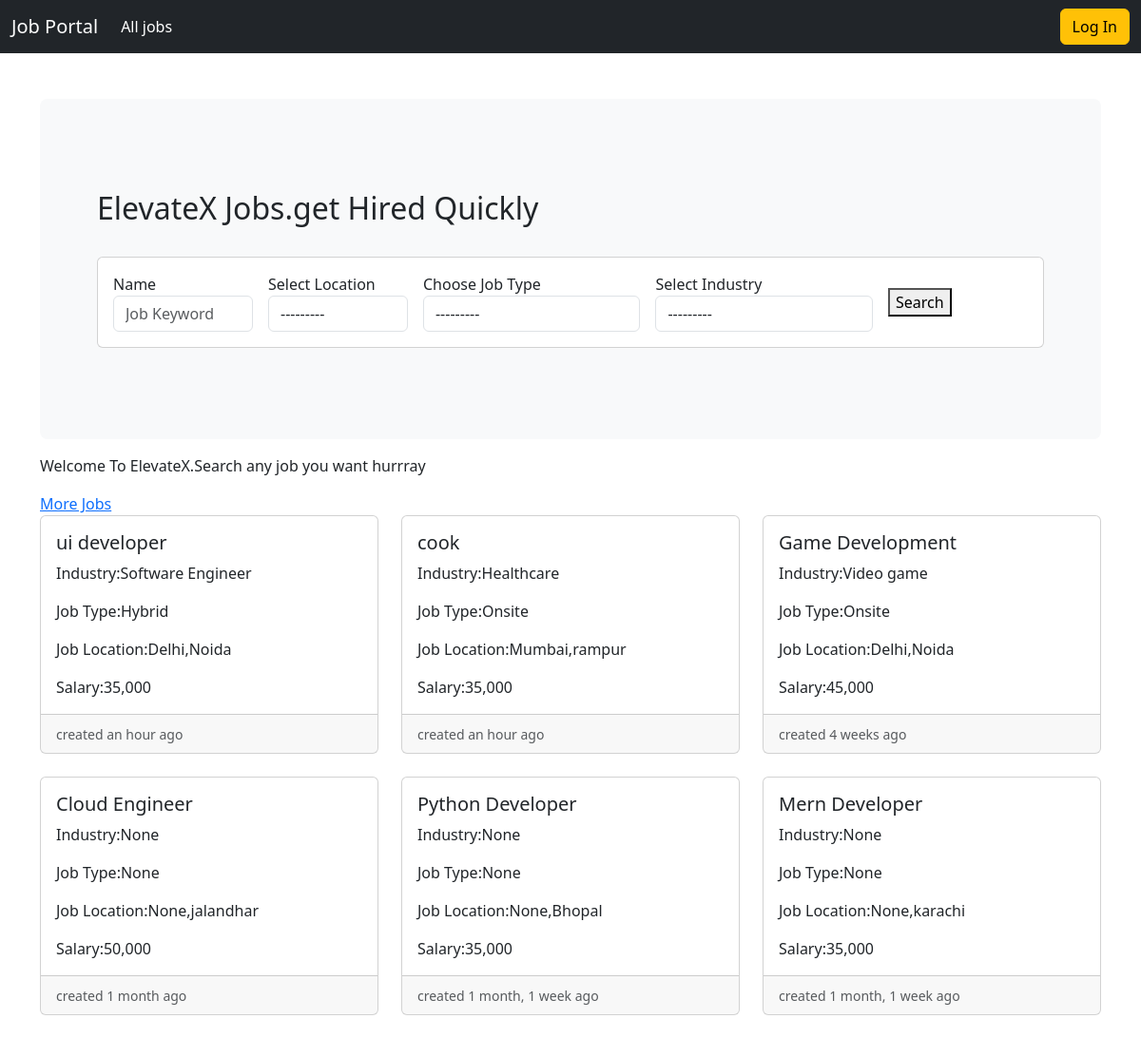
Screenshot of /getHired with the database file from the repository.
### job/models.py (models this page shows, shortened)
class Job(models.Model):
    job_type_choices=(
        ('Remote','Remote'),
        ('Onsite','Onsite'),
        ('Hybrid','Hybrid')
    )
    user=models.ForeignKey(User,on_delete=models.CASCADE)
    company=models.ForeignKey(Company,on_delete=models.CASCADE)
    title=models.CharField(max_length=100 )
    city=models.CharField(max_length=100 )
    salary=models.PositiveIntegerField(default=35000)
    requirements=models.TextField()
    ideal_candidate=models.TextField()
    is_available=models.BooleanField(default=True)
    timestamp=models.DateTimeField(auto_now_add=True)
    industry=models.ForeignKey(Industry,on_delete=models.DO_NOTHING,null=True,blank=True)
    state=models.ForeignKey(State,on_delete=models.DO_NOTHING,null=True,blank=True)
    job_type=models.CharField(max_length=20,choices=job_type_choices,null=True,blank=True)

class Industry(models.Model):
    name=models.CharField(max_length=100)
    def __str__(self):
        return self.name

class State(models.Model):
    name=models.CharField(max_length=100)
    def __str__(self):
        return self.name

### website/views.py (the view)
# urls.py: path('getHired',views.getHired,name='getHired'),
def getHired(request):
    filter=JobFilter(request.GET,queryset=Job.objects.filter(is_available=True).order_by('-timestamp'))
    context={'filter':filter}
    return render(request,'website/home.html',context)

### templates/website/home.html
{% extends 'base.html' %}
{% load humanize %}
{% load widget_tweaks %}
{% block content %}
<section>
    <div class="p-5 bg-light rounded-3">
        <div class="container-fluid py-5">
            <h2 class="display-5-fw-bold">ElevateX Jobs.get Hired Quickly</h2> <br>
            <div class="card">
                <div class="card-body">
                    <form class="row gy-2 gx-3 align-items-center" method="GET">
                        <div class="col-sm-2">
                            <label  for="autoSizingInput">Name</label>
                            {% render_field filter.form.title class="form-control" id="autoSizingInput" placeholder="Job Keyword" %}
                        </div>
                        <div class="col-sm-2">
                            <label  for="autoSizingInput">Select Location</label>
                            {% render_field filter.form.state class="form-control"  %}
                        </div>
                        <div class="col-sm-3">
                            <label for="autoSizingInput">Choose Job Type</label>
                            {% render_field filter.form.job_type class="form-control"  %}
                        </div>
                        <div class="col-sm-3">
                            <labelfor="autoSizingInput">Select Industry</label>
                            {% render_field filter.form.industry class="form-control"  %}
                        </div>
                        <div class="col-auto">
                            <button type="submit" class="btn-btn-primary">Search</button>
                        </div>
                    </form>
                </div>
            </div>
        </div>
    </div>
    <p class="col-md-8 fs-6 mt-3">
        Welcome To ElevateX.Search any job you want hurrray
    </p>
    <a  href="{% url 'job-listing' %}"type="button" class="btn-btn-primary">More Jobs</a>
</section>
<div class="row row-cols-1 row-cols-md-3 g-4">
    {% for job in filter.qs %}
    <div class="col">
        <div class="card h-100">
            <div class="card-body">
                <h5 class="card-title">{{job.title}}</h5>
                <p class="card-text"> Industry:{{job.industry}}</p>
                <p class="card-text"> Job Type:{{job.job_type}}</p>
                <p class="card-text"> Job Location:{{job.state}},{{job.city}}</p>
                <p class="card-text"> Salary:{{job.salary|intcomma}}</p>
            </div>
            <div class="card-footer">
                <small class="text-muted">created {{ job.timestamp|naturaltime}}</small>
            </div>
        </div>
    </div>
    {% endfor %}
</div> <br>
{% endblock content %}

### templates/base.html (shortened to what this page needs)
<!doctype html>
<html lang="en">
<head>
  <link href="https://cdn.jsdelivr.net/npm/bootstrap@5.3.2/dist/css/bootstrap.min.css" rel="stylesheet"
>
</head>
<body>
  <nav class="navbar navbar-expand-lg navbar-dark bg-dark">
    <div class="container-fluid">
      <a class="navbar-brand" href="{% url 'home' %}">Job Portal</a>
      <div class="collapse navbar-collapse" id="navbarSupportedContent">
        {% if request.user.is_authenticated %}
        {% if request.user.is_applicant %}
        <ul class="navbar-nav me-auto mb-2 mb-lg-0">
          <li class="nav-item">
            <a class="nav-link active" aria-current="page" href="{% url 'home' %}">Home</a>
          </li>
          {% if request.user.has_resume %}
          <li class="nav-item">
            <a class="nav-link" href="{% url 'job-listing' %}">Apply jobs</a>
          </li>
          <li class="nav-item">
            <a class="nav-link " aria-current="page" href="{% url 'applied-jobs' %}">Manage Job Application</a>
          </li>
          {% else %}
          <li class="nav-item">
            <a class="nav-link" href="{% url 'update-resume' %}">Create Resume</a>
          </li>
          {% endif %}
          <li class="nav-item">
            <a class="nav-link disabled" aria-disabled="true">{{request.user.email}}</a>
          </li>
        </ul>
        <a href="{% url 'logout' %}" class="btn btn-warning">Logout</a>
        {% elif request.user.is_recuriter %}
        <ul class="navbar-nav me-auto mb-2 mb-lg-0">
          <li class="nav-item">
            <a class="nav-link active" aria-current="page" href="#">Home</a>
          </li>
          {% if request.user.has_company %}
          <li class="nav-item">
            <a class="nav-link" href="{% url 'create-job' %}">Create Job ads</a>
          </li>
          <li class="nav-item">
            <a class="nav-link" href="{% url 'manage-jobs' %}">Manage Job ads</a>
          </li>
          {% else %}
          <li class="nav-item">
            <a class="nav-link" href="{% url 'update-company' %}">create company</a>
          </li>
          {% endif %}
          <li class="nav-item">
            <a class="nav-link disabled" aria-disabled="true">{{request.user.email}}</a>
          </li>
        </ul>
          <a href="{% url 'logout' %}" class="btn btn-warning">Logout</a>
          {% endif %}
          {% else %}
          <ul class="navbar-nav me-auto mb-2 mb-lg-0">
            <li class="nav-item">
              <a class="nav-link active" aria-current="page" href="{% url 'job-listing' %}">All jobs</a>
            </li>
          </ul>
          <a href="{% url 'login' %}" class="btn btn-warning">Log In</a>
          {% endif %}
      </div>
    </div>
  </nav>
  <div class="container mt-5">
    {% block content %}
    {% endblock content %}
  </div>
</body>
</html>

### rows the page displays
Job: title "ui developer", industry "Software Engineer", job_type "Hybrid", state "Delhi", city "Noida", salary "35,000", timestamp "an hour ago"
Job: title "cook", industry "Healthcare", job_type "Onsite", state "Mumbai", city "rampur", salary "35,000", timestamp "an hour ago"
Job: title "Game Development", industry "Video game", job_type "Onsite", state "Delhi", city "Noida", salary "45,000", timestamp "4 weeks ago"
Job: title "Cloud Engineer", industry "None", job_type "None", state "None", city "jalandhar", salary "50,000", timestamp "1 month ago"
Job: title "Python Developer", industry "None", job_type "None", state "None", city "Bhopal", salary "35,000", timestamp "1 month, 1 week ago"
Job: title "Mern Developer", industry "None", job_type "None", state "None", city "karachi", salary "35,000", timestamp "1 month, 1 week ago"
